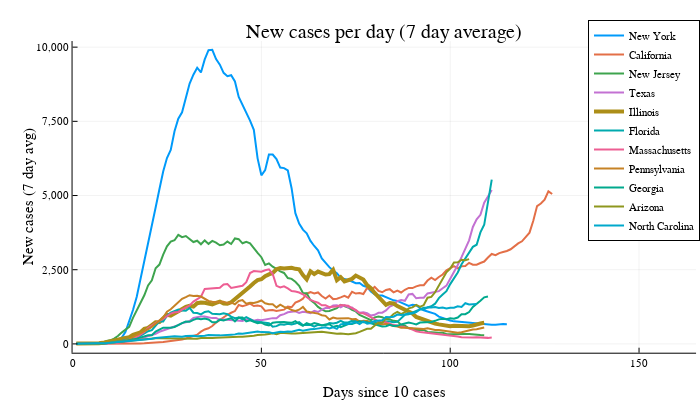

Write notebook code for a chart like this one.
### Code cell
p = @df confirmedByStateTop plot(:daysSince, :Value_new_rolling7, group=:Province_State,
                             legend=:topright, yformatter=fc, lw=lwConfirmed,
                             xlimit=(0, maximum(:daysSince)*1.3),
                             title="New cases per day (7 day average)",
                             ylab="New cases (7 day avg)",
                             xlab="Days since 10 cases"
                             )
